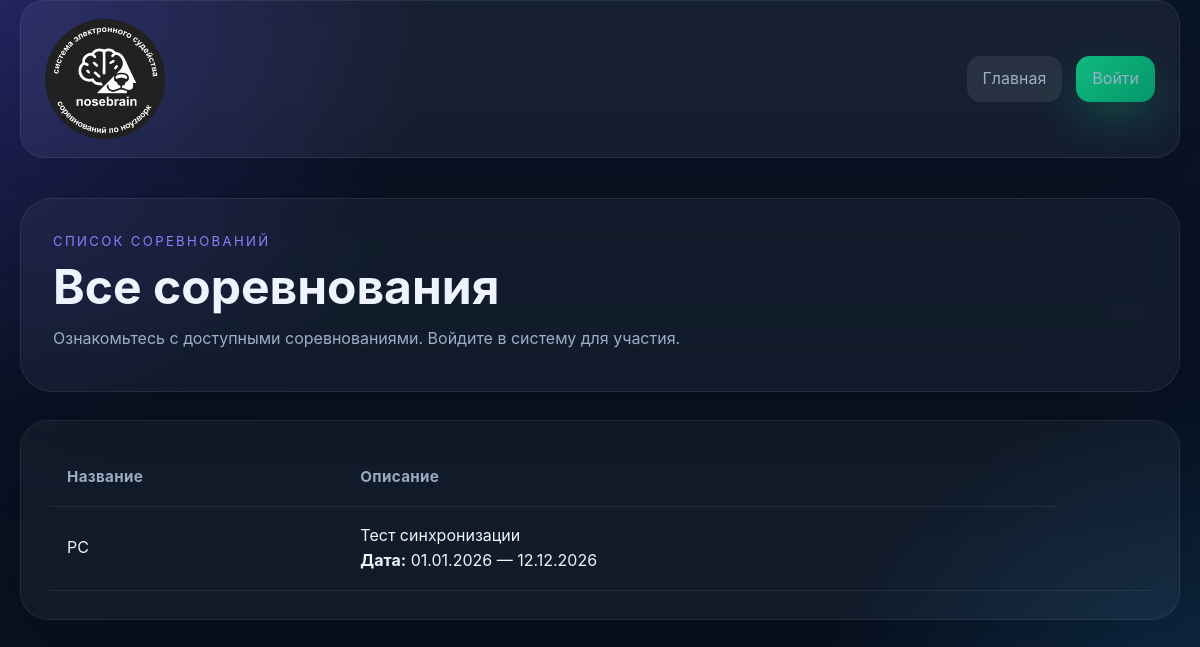
The page / on the database its author committed.
### tables this page shows
CREATE TABLE competitions (
                id INTEGER PRIMARY KEY AUTOINCREMENT,
                name TEXT NOT NULL,
                description TEXT NOT NULL,
                is_published INTEGER DEFAULT 0,
                start_date TEXT,
                end_date TEXT
            );

### index.php (the view, shortened to what the rows shown need)
<?php
require_once __DIR__ . '/src/functions.php';
require_once __DIR__ . '/auth.php';
$dbManager = new DatabaseManager();
$service = new CompetitionService($dbManager);
function ensureDefaultData(CompetitionService $service): void
{
    if (count($service->getCompetitions()) > 0) {
        return;
    }
}
ensureDefaultData($service);
$competitions = $service->getCompetitions();
$isLoggedIn = isLoggedIn();
if ($isLoggedIn) {
    $accessibleCompetitions = array_filter($competitions, function($competition) {
        return hasCompetitionAccess($competition->getId());
    });
} else {
    $accessibleCompetitions = $competitions;
}
$competitionInfo = [];
foreach ($accessibleCompetitions as $competition) {
    $service->getCategoriesByCompetition($competition->getId());
    if (!$isLoggedIn) {
        $judgesWithNames = $service->getJudgesWithDisplayName($competition->getId());
        $judgeNames = array_map(function($judge) {
            return $judge->getDisplayName();
        }, $judgesWithNames);
        $startDate = $competition->getStartDate();
        $endDate = $competition->getEndDate();
        $competitionInfo[$competition->getId()] = [
            'judgeNames' => $judgeNames,
            'startDate' => $startDate,
            'endDate' => $endDate,
        ];
    }
}
?>
<!DOCTYPE html>
<html lang="ru">
<head>
    <link rel="stylesheet" href="style.css">
</head>
<body>
<main class="page-shell">
    <section class="hero">
        <div>
            <h1 class="hero__title">Все соревнования</h1>
        </div>
    </section>
    <section class="content-grid content-grid--single">
        <article class="panel">
            <?php if (count($accessibleCompetitions) === 0): ?>
                <div class="empty-state">
                    <?php if ($isLoggedIn): ?>
                        У вас нет доступа к соревнованиям или пока не создано ни одного соревнования.
                    <?php else: ?>
                        Пока не создано ни одного соревнования.
                    <?php endif; ?>
                </div>
                <?php if ($isLoggedIn && canCreateCompetition()): ?>
                    <div style="margin-top: 1rem;">
                        <a class="button button--primary" href="add_competition.php">Создать соревнование</a>
                    </div>
                <?php endif; ?>
            <?php else: ?>
                <div class="table-wrapper">
                    <table class="table">
                        <thead>
                        <tr>
                            <th>Название</th>
                            <th>Описание</th>
                        </tr>
                        </thead>
                        <tbody>
                        <?php foreach ($accessibleCompetitions as $competition): ?>
                            <tr>
                                <td><?= escape($competition->getName()) ?></td>
                                <td>
                                    <?= escape($competition->getDescription()) ?>
                                    <?php if (!$isLoggedIn && isset($competitionInfo[$competition->getId()])): ?>
                                        <?php
                                            $info = $competitionInfo[$competition->getId()];
                                            $startDate = $info['startDate'];
                                            $endDate = $info['endDate'];
                                        ?>
                                        <?php if ($startDate !== null || $endDate !== null): ?>
                                            <br><strong>Дата:</strong>
                                            <?php if ($startDate !== null && $endDate !== null && $startDate === $endDate): ?>
                                                <?= escape(date('d.m.Y', strtotime($startDate))) ?>
                                            <?php elseif ($startDate !== null && $endDate !== null): ?>
                                                <?= escape(date('d.m.Y', strtotime($startDate))) ?> — <?= escape(date('d.m.Y', strtotime($endDate))) ?>
                                            <?php elseif ($startDate !== null): ?>
                                                <?= escape(date('d.m.Y', strtotime($startDate))) ?>
                                            <?php elseif ($endDate !== null): ?>
                                                <?= escape(date('d.m.Y', strtotime($endDate))) ?>
                                            <?php endif; ?>
                                        <?php endif; ?>
                                    <?php endif; ?>
                                </td>
                                <?php if ($isLoggedIn): ?>
                                    <td>
                                        <div class="actions-cell">
                                            <?php if (hasCompetitionAccess($competition->getId())): ?>
                                                <div class="actions-group actions-group--dashboard">
                                                    <a class="button button--dashboard" href="dashboard.php?competition_id=<?= $competition->getId() ?>">Дашборд</a>
                                                </div>
                                            <?php endif; ?>
                                            <?php if (canManageCompetition()): ?>
                                                <div class="actions-group">
                                                    <a class="button button--secondary button--manage" href="manage.php?competition_id=<?= $competition->getId() ?>">Управление</a>
                                                </div>
                                            <?php endif; ?>
                                            <div class="actions-group actions-group--judge">
                                                <?php
                                                    $canAccessVideo = canAccessVideoJudging($competition->getId());
                                                    $isActiveVideo = $competition->isActive();
                                                ?>
                                                <?php if ($canAccessVideo): ?>
                                                    <a class="button button--secondary button--judge" href="video_judge.php?competition_id=<?= $competition->getId() ?>">Видеосудья</a>
                                                <?php else: ?>
                                                    <button class="button button--secondary button--judge" disabled title="<?= !$isActiveVideo ? 'Соревнование не активно' : '' ?>">Видеосудья</button>
                                                <?php endif; ?>
                                                <?php
                                                    $canAccessJudge = canAccessJudging($competition->getId());
                                                    $isActiveJudge = $competition->isActive();
                                                ?>
                                                <?php if ($canAccessJudge): ?>
                                                    <a class="button button--secondary button--judge" href="judge.php?competition_id=<?= $competition->getId() ?>">Судейство</a>
                                                <?php else: ?>
                                                    <button class="button button--secondary button--judge" disabled title="<?= !$isActiveJudge ? 'Соревнование не активно' : '' ?>">Судейство</button>
                                                <?php endif; ?>
                                                <?php
                                                    $canAccessManual = canAccessManualResult($competition->getId());
                                                    $isActiveManual = $competition->isActive();
                                                ?>
                                                <?php if ($canAccessManual): ?>
                                                    <a class="button button--secondary button--judge" href="manual_result.php?competition_id=<?= $competition->getId() ?>">Результат вручную</a>
                                                <?php else: ?>
                                                    <button class="button button--secondary button--judge" disabled title="<?= !$isActiveManual ? 'Соревнование не активно' : '' ?>">Результат вручную</button>
                                                <?php endif; ?>
                                            </div>
                                            <?php if (canViewResults()): ?>
                                                <div class="actions-group">
                                                    <a class="button button--primary button--results" href="results.php?competition_id=<?= $competition->getId() ?>">Результаты</a>
                                                </div>
                                            <?php endif; ?>
                                        </div>
                                    </td>
                                <?php else: ?>
                                    <td>
                                    </td>
                                <?php endif; ?>
                            </tr>
                        <?php endforeach; ?>
                        </tbody>
                    </table>
                </div>
            <?php endif; ?>
        </article>
    </section>
</main>
</body>
</html>

### rows shown on the page
competitions: name "PC", description "Тест синхронизации", date('d.m.Y', strtotime($startDate)) "01.01.2026", date('d.m.Y', strtotime($endDate)) "12.12.2026"

### other values the page prints
$link['label'] "Главная"
